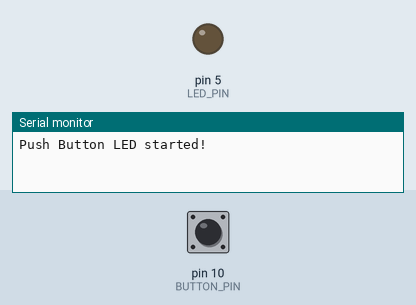
The sketch below on a simulated Arduino Uno, built with avr-gcc and run on an emulated ATmega328P. Shown: output pins drawn as LEDs (lit = HIGH), the last lines printed to the serial monitor. Inputs (shaded band) come from the test bench; at power-on: pin 10 (BUTTON_PIN) HIGH.

Above: at 2.2 s.
2.3 s: pin 10 (BUTTON_PIN) pulled LOW for 0.15 s
At 3.1 s:
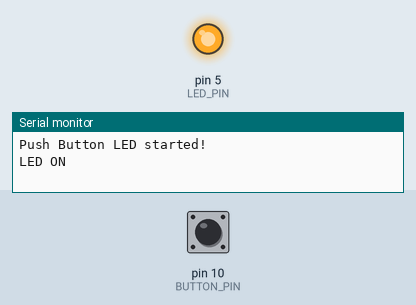
3.9 s: pin 10 (BUTTON_PIN) pulled LOW for 1 s
At 4.3 s:
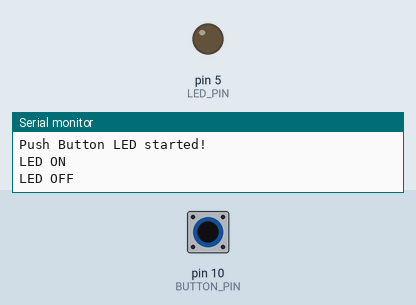
6.4 s: pin 10 (BUTTON_PIN) pulled LOW for 3.2 s
At 7.4 s:
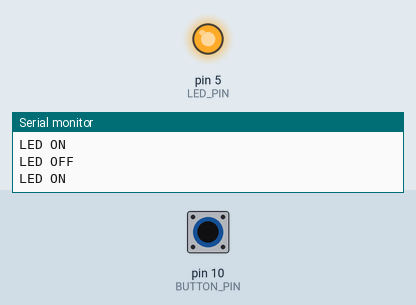
Timing chart, 0 to 9.4 s (numbered marks = the images above; inputs shaded):
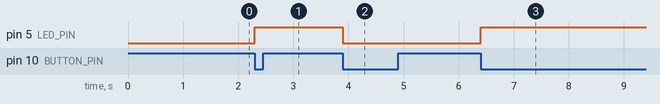

The sketch:

Press-to-toggle.ino
```cpp
#define LED_PIN    5
#define BUTTON_PIN 10

bool ledState = false;          // Is the LED on or off?
bool lastButtonState = HIGH;    // Button state from the previous loop
unsigned long lastPressTime = 0;
const int debounceDelay = 50;   // Ignore bounces shorter than 50 ms

void setup() {
  pinMode(LED_PIN, OUTPUT);
  pinMode(BUTTON_PIN, INPUT_PULLUP);

  Serial.begin(115200);
  delay(1000);
  Serial.println("Push Button LED started!");
}

void loop() {
  bool buttonState = digitalRead(BUTTON_PIN);

  // Detect the moment the button goes from not-pressed to pressed
  if (buttonState == LOW && lastButtonState == HIGH) {
    if (millis() - lastPressTime > debounceDelay) {
      ledState = !ledState;                 // Flip the LED state
      digitalWrite(LED_PIN, ledState);
      Serial.println(ledState ? "LED ON" : "LED OFF");
      lastPressTime = millis();
    }
  }

  lastButtonState = buttonState;
}
```

Measured:
- after the input at 2.3 s, pin 5 (LED_PIN): LOW → HIGH at once
- after the input at 3.9 s, pin 5 (LED_PIN): HIGH → LOW at once
- after the input at 6.4 s, pin 5 (LED_PIN): LOW → HIGH at once
